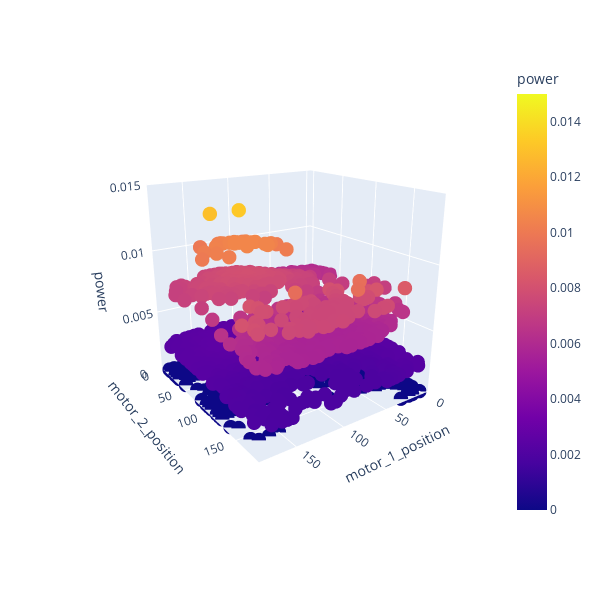

Notebook source saved alongside this figure:
### Code cell
load_and_visualize_data(data_path_5)

### Figure 1 — Plotly figure (JSON) as saved in the notebook; plotly's stock layout.template omitted (floating-point values rounded to 4 significant figures; data arrays with more than 128 entries replaced by an {"elided": "..."} marker saying what was removed)
{"data": [{"hovertemplate": "motor_1_position=%{x}<br>motor_2_position=%{y}<br>power=%{marker.color}<extra></extra>", "legendgroup": "", "marker": {"color": {"elided": "1368 float values"}, "coloraxis": "coloraxis", "opacity": 1, "size": 5, "symbol": "circle"}, "mode": "markers", "name": "", "scene": "scene", "showlegend": false, "type": "scatter3d", "x": {"elided": "1368 int values"}, "y": {"elided": "1368 int values"}, "z": {"elided": "1368 float values"}}], "layout": {"coloraxis": {"cmax": 0.015, "cmin": 0, "colorbar": {"title": {"text": "power"}}, "colorscale": [[0, "#0d0887"], [0.1111, "#46039f"], [0.2222, "#7201a8"], [0.3333, "#9c179e"], [0.4444, "#bd3786"], [0.5556, "#d8576b"], [0.6667, "#ed7953"], [0.7778, "#fb9f3a"], [0.8889, "#fdca26"], [1, "#f0f921"]]}, "height": 600, "legend": {"tracegroupgap": 0}, "margin": {"t": 60}, "scene": {"aspectmode": "auto", "aspectratio": {"x": 1, "y": 1, "z": 1}, "camera": {"center": {"x": 0, "y": 0, "z": 0}, "eye": {"x": 1.485, "y": 2.133, "z": 0.9095}, "projection": {"type": "perspective"}, "up": {"x": 0.001602, "y": -0.00147, "z": 1.0}}, "domain": {"x": [0, 1], "y": [0, 1]}, "xaxis": {"title": {"text": "motor_1_position"}, "type": "linear"}, "yaxis": {"title": {"text": "motor_2_position"}, "type": "linear"}, "zaxis": {"range": [0, 0.015], "title": {"text": "power"}, "type": "linear"}}, "width": 600}}
